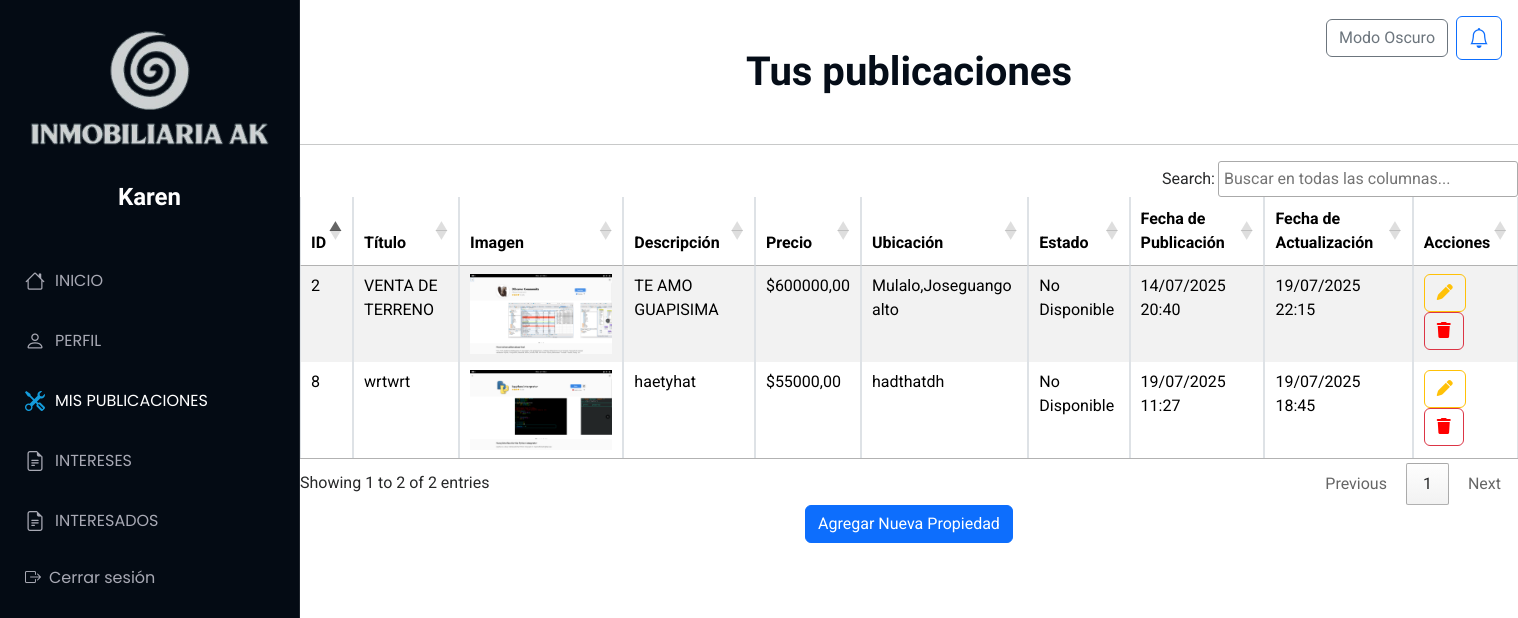
The app's page /Publicaciones/iniciopu (signed in), older data.
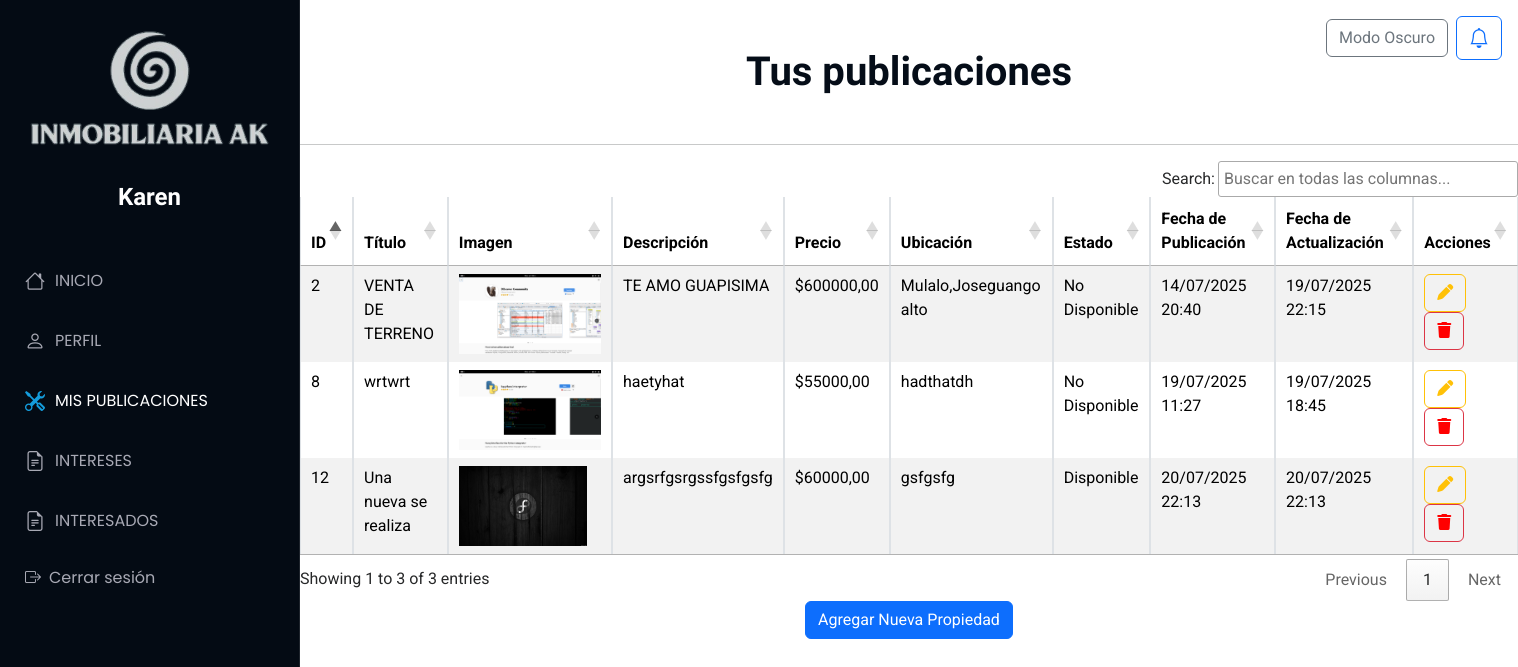
The same page, newer data.
### Aplicaciones/Publicaciones/models.py (models this page shows)
class Propiedad(models.Model):
    id_propiedad = models.AutoField(primary_key=True)
    titulo = models.CharField(max_length=200)
    imagen = models.FileField(upload_to='propiedades/')
    descripcion = models.TextField()
    precio = models.DecimalField(max_digits=12, decimal_places=2)
    ubicacion=models.CharField(max_length=200,null=True,blank=True)
    usuario = models.ForeignKey(Usuario, on_delete=models.CASCADE)
    latitud = models.DecimalField(max_digits=9, decimal_places=7)
    longitud = models.DecimalField(max_digits=10, decimal_places=7)
    estado = models.CharField(max_length=50)
    fecha_publicacion = models.DateTimeField(auto_now_add=True)
    fecha_actualizacion = models.DateTimeField(auto_now=True,null=True,blank=True)

### Aplicaciones/Publicaciones/views.py (the view)
# urls.py: path('iniciopu',views.inicio,name='iniciopu'),
def inicio(request):
    usuario_actual = Usuario.objects.get(id=request.session['usuario_id'])
    listado_propiedades = Propiedad.objects.filter(usuario=usuario_actual)
    return render(request, "iniciopu.html", {'propiedades': listado_propiedades})

### Aplicaciones/Publicaciones/templates/iniciopu.html (shortened to what this page needs)
{% extends 'plantilla.html' %}
{% load static %}
{% block body %}
<main>
    <br><br>
<h1 class="text-center"><b>Tus publicaciones</b></h1><br>
<hr>
<table class="table table-bordered table-striped table-hover" id="publicaciones">
    <thead>
        <tr>
            <th>ID</th>
            <th>Título</th>
            <th>Imagen</th>
            <th>Descripción</th>
            <th>Precio</th>
            <th>Ubicación</th>
            <th>Estado</th>
            <th>Fecha de Publicación</th>
            <th>Fecha de Actualización</th>
            <th>Acciones</th>
        </tr>
    </thead>
    <tbody>
        {% for propiedad in propiedades %}
        <tr>
            <td>{{propiedad.id_propiedad}}</td>
            <td>{{ propiedad.titulo }}</td>
            <td>
                {% if propiedad.imagen %}
                    <img src="{{propiedad.imagen.url}}" alt="" height="80px">
                {% else %}
                    Ninguna
                {% endif %}
            </td>
            <td>{{ propiedad.descripcion|truncatewords:10 }}</td>
            <td>${{ propiedad.precio }}</td>
            <td>{{ propiedad.ubicacion }}</td>
            <td>{{ propiedad.estado }}</td>
            <td>{{ propiedad.fecha_publicacion|date:"d/m/Y H:i" }}</td>
            <td>{{ propiedad.fecha_actualizacion|date:"d/m/Y H:i" }}</td>
            <td>
                <a href="editarPropiedad/{{propiedad.id_propiedad}}" class="btn btn-outline-warning">
                    <i class="fa fa-pen"></i></a>
                <a style="color: red;" href="#" onclick="confirmarEliminacion('{{ propiedad.id_propiedad }}')" class="btn btn-outline-danger"><i class="fa fa-trash"></i></a>
            </td>
        </tr>
        {% endfor %}
    </tbody>
</table>
<div class="text-center">
    <a href="nuevaPropiedad" class="btn btn-primary">
        Agregar Nueva Propiedad
    </a>
</div>
<br>
<br>
</main>
{% endblock %}

Row changes from the older to the newer data that the page shows:
added Propiedad: id_propiedad "12", titulo "Una nueva se realiza", imagen (picture), descripcion "argsrfgsrgssfgsfgsfg", precio "60000,00", ubicacion "gsfgsfg", estado "Disponible", fecha_publicacion "20/07/2025 22:13", fecha_actualizacion "20/07/2025 22:13"
Text that changed along with them:
text written by a page script: "Search: Showing 1 to 2 of 2 entries Previous 1 Next" → "Search: Showing 1 to 3 of 3 entries Previous 1 Next"
